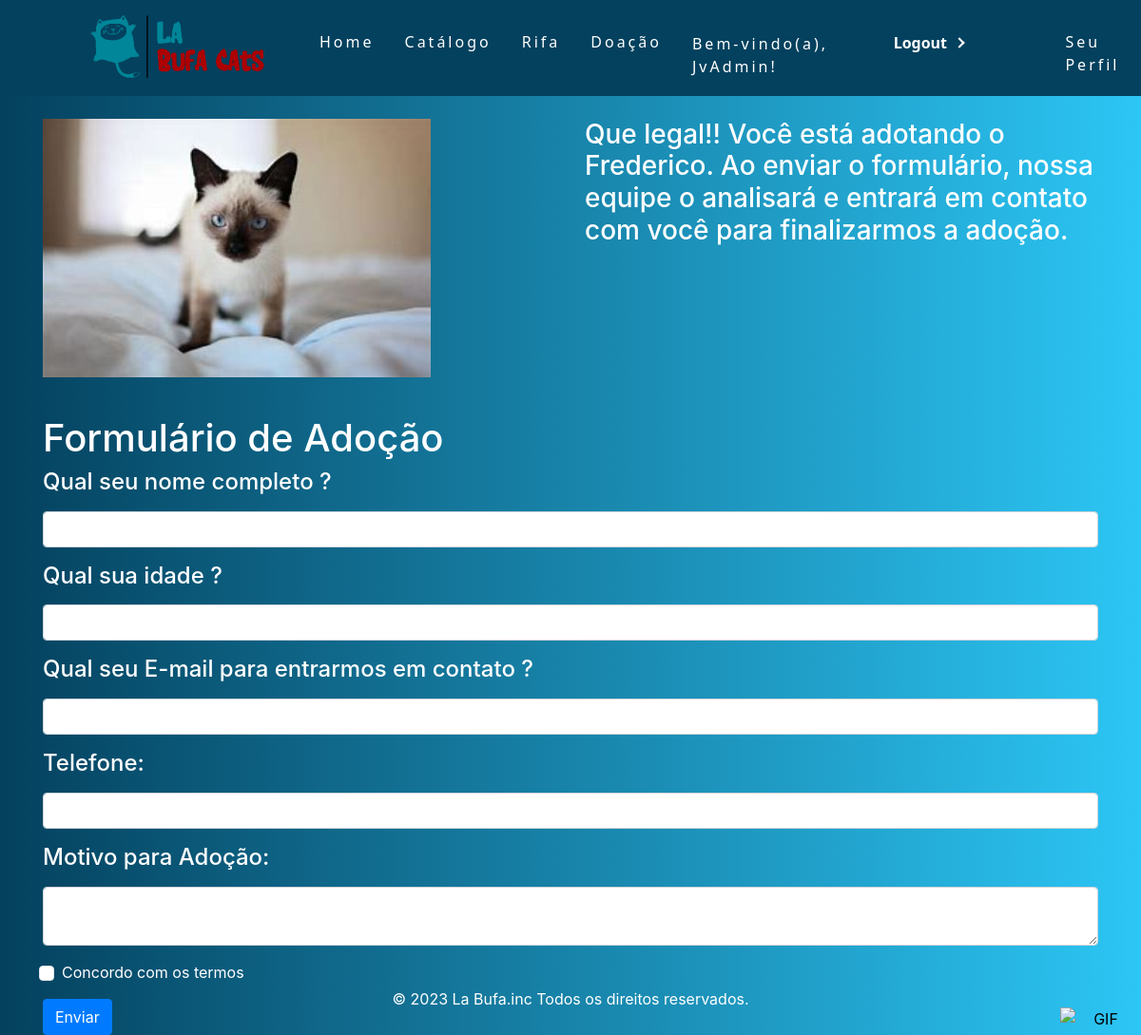
The page /2/adocao (signed in) on the database its author committed.
### apps/accounts/models.py (models this page shows)
class Post(models.Model):
    titulo_post = models.CharField(max_length=100)
    descricao_post = models.CharField(max_length=255)
    data_post = models.DateTimeField('Data publicado')
    img = models.ImageField(upload_to = 'uploads', default='')

### apps/accounts/views.py (the view)
# urls.py: path('<int:pk>/adocao', views.AdocaoView.as_view(), name='adocao'),
class AdocaoView(DetailView):
    model = Post
    template_name = 'adocao.html'
    context_object_name = 'post'

### templates/adocao.html (shortened to what this page needs)
{% extends "base.html" %}
{% load static %}
{% block body %}
{% if user.is_authenticated %}
<div class="container" style="color: white;">
    <div class="row">
        <div class="col-12 col-md-6 col-lg-6">
            <img src={{ post.img.url }} style="height: 17rem;">
        </div>
        <div class="col-12 col-md-6 col-lg-6">
            <h3>Que legal!! Você está adotando o {{ post.titulo_post }}. Ao enviar o formulário, nossa equipe o analisará e entrará em contato com você para finalizarmos a adoção.</h3>
        </div>
    </div>
    <div class="row" style="margin-top: 1rem;">
        <div class="col-12 col-md-12 col-lg-12">
            <h1 class="mt-4">Formulário de Adoção</h1>
    <form action="/processar_formulario/" method="post">
    <div class="form-group">
        <label for="nome"><h4>Qual seu nome completo ?</h4></label>
        <input type="text" class="form-control" id="nome" name="nome" required>
    </div>
    <div class="form-group">
        <label for="nome"><h4>Qual sua idade ?</h4></label>
        <input type="text" class="form-control" id="idade" name="idade" required>
    </div>
    <div class="form-group">
        <label for="email"><h4>Qual seu E-mail para entrarmos em contato ?</h4></label>
        <input type="email" class="form-control" id="email" name="email" required>
    </div>
    <div class="form-group">
        <label for="telefone"><h4>Telefone:</h4></label>
        <input type="number" class="form-control" id="telefone" name="telefone" required>
    </div>
    <div class="form-group">
        <label for="motivacao"><h4>Motivo para Adoção:</h4></label>
        <textarea class="form-control" id="motivacao" name="motivacao" required></textarea>
    </div>
    <div class="form-group form-check">
        <input type="checkbox" class="form-check-input" id="concordo" name="concordo" required>
        <label class="form-check-label" for="concordo">Concordo com os termos</label>
    </div>
    <a href=""> <button type="submit" class="btn btn-primary">Enviar</button> </a>
    </form>
                </div>
            </div>
        </div>
{% else %}
        <h3 style="display: flex; align-items: center; justify-content: center; color: white;">Oops... Você precisa estar logado para fazer uma adoção</h3>
{% endif %}
    </body>
</html>
{% endblock %}

### templates/base.html (shortened to what this page needs)
{% load static %}
<!DOCTYPE html>
<html lang="pt-br">
<head>
    <link rel="stylesheet" href="{% static 'css/style.css' %}">
    <link href="https://cdn.jsdelivr.net/npm/bootstrap@5.3.1/dist/css/bootstrap.min.css" rel="stylesheet">
</head>
<body>
  <nav>
    <ul class="nav-list" style="z-index: 1;">
      <li><img src="{% static 'img/Logolabufacats.png' %}"  style="width: 15rem; margin-top: 0rem;"></li>
      <li><a class="J" href="{% url 'accounts:index' %}">Home</a></li>
      <li><a class="J" href="{% url 'accounts:catalogo' %}">Catálogo</a></li>
      <li><a class="J" href="{% url 'accounts:rifas' %}">Rifa</a></li>
      <li><a class="J" href="{% url 'accounts:doacao' %}">Doação</a></li>
      <li style="color:white; margin-top: 2.145rem;">
        {% if user.is_authenticated %}
          Bem-vindo(a), {{ user.username }}!
      </li>
      <li class="nav-item" style="margin-left:8.7rem; margin-top:-1rem;">
        <a class="nav-link active" aria-current="page" href="{% url 'accounts:user_logout' %}"><button id="botaoLoginH">Logout<div class="arrow-wrapper"><div class="arrow"></div></div></button></a>
      </li>
      <li><a class="J" id="botaoPeril" href="{% url 'accounts:user_profile' %}">Seu Perfil</a></li>
        {% endif %}
    </ul>
  </nav>
  <div class="footer" style="position: fixed; bottom: 0; left: 0; right: 0; padding: 10px; background-color: #09b9d8; text-align: center; background: linear-gradient(to right, #04415e, #2cc6f5); color: white;">
    <p>&copy; 2023 La Bufa.inc Todos os direitos reservados.</p>
  </div>
<button id="rotateButton" style="border: none; background: none; cursor: pointer;">
  <img src={% static 'img/maxwell-cat.gif' %} alt="GIF" style="position: fixed; bottom: 0; right: 0; margin: 5px; width: 80px;">
</button>
{% block body %}
{% endblock%}
<link rel="stylesheet" href="https://maxcdn.bootstrapcdn.com/bootstrap/4.5.2/css/bootstrap.min.css">
</body>

### static/css/style.css (style rules this page uses)
body { background: linear-gradient(to right, #04415e, #2cc6f5); overflow-x: hidden; }
* { margin: 0; padding: 0; }
a { color: #fff; text-decoration: none; transition: 0.3s; color: inherit; font-weight: normal; }
.J { color: white; border-radius: 20px; box-sizing: border-box; border: 5px; border-radius: 30px; display: flex; transition: 0.2s background; align-items: center; margin-top: 2rem; }
nav { display: flex; justify-content: space-around; align-items: center; font-family: system-ui, -apple-system, Helvetica, Arial, sans-serif; background: #04415e; height: 8vh; padding-bottom: 6.3rem; }
.nav-list { list-style: none; display: flex; }
.nav-list li { letter-spacing: 3px; margin-left: 32px; }
.footer { background-color: #09b9d8; text-align: center; padding: 20px; }
label { display: block; margin-bottom: 10px; }
input { width: 100%; padding: 5px; margin-bottom: 10px; border: 1px solid #ccc; border-radius: 3px; }
#botaoLoginH { --primary-color: #04415e; --secondary-color: #fff; --hover-color: #2cc6f5; --arrow-width: 10px; --arrow-stroke: 2px; margin-left: -9.3rem; margin-top: 2.145rem; box-sizing: border-box; border: 0; border-radius: 20px; color: #fff; padding: 0.4rem 1rem; background: #04415e; display: flex; transition: 0.2s background; align-items: center; gap: 0.6em; font-weight: bold; }
#botaoLoginH .arrow-wrapper { display: flex; justify-content: center; align-items: center; }
#botaoLoginH .arrow { margin-top: 1px; width: var(--arrow-width); background: #04415e; height: var(--arrow-stroke); position: relative; transition: 0.2s; }
#botaoLoginH .arrow::before { content: ""; box-sizing: border-box; position: absolute; border: solid #fff; border-width: 0 var(--arrow-stroke) var(--arrow-stroke) 0; display: inline-block; top: -3px; right: 3px; transition: 0.2s; padding: 3px; transform: rotate(-45deg); }

### rows shown on the page
Post: img (picture), titulo_post "Frederico"

### other values the page prints
{{ user.username }} "JvAdmin"
